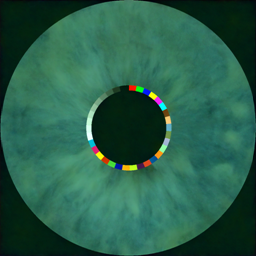
#> input picture iris/samples_4x512x512x3_0.png, 256 x 256 px; its folder holds only this picture in this run
$ python main.py
#> lines starting #> are read from the running program, lines starting #| are printed output that depends on the picture; after the words box and inside, x2 and y2 are one past the last pixel; in counts of white or black regions, pixels touching at a corner belong together
### merge.py
import cv2
import numpy as np

def process(input_path, output_path, file_name):

    # 可能出现的路径错误
    # try，有可能是空的路径
#> called with input_path = 'iris', output_path = 'out', file_name = 'samples_4x512x512x3_0.png'
    try:
        if input_path[-1] != '/': input_path += '/'
    except: pass
    try:
        if output_path[-1] != '/': output_path += '/'
    except: pass

    # 读取 虹膜 模板 瞳孔 需要平滑的区域
    iris = cv2.imread( input_path + file_name )
#> iris is the input picture: shape (256, 256, 3); mean B, G, R 74.2, 94.8, 40

    # print(iris)
    if iris is None: return # 非图片结束

    # 调整大小到 268 268
    iris = cv2.resize(iris, (268,268), interpolation=cv2.INTER_CUBIC)
#> iris: shape (268, 268, 3)

    template = cv2.imread('template.png', cv2.IMREAD_UNCHANGED) # channel=4
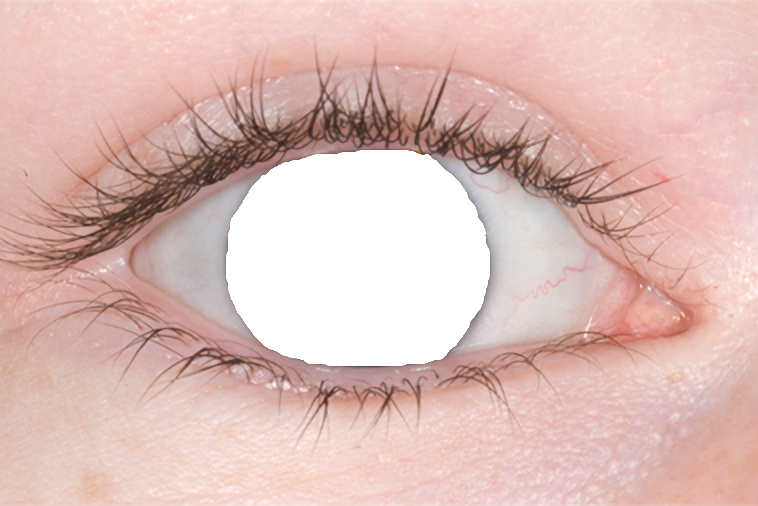
#> input picture template.png, 758 x 506 px
#> template is the input picture: shape (506, 758, 4); mean B, G, R, A 183.9, 189.6, 222.2, 223.3
    pupil = cv2.imread('pupil.png', cv2.IMREAD_UNCHANGED)
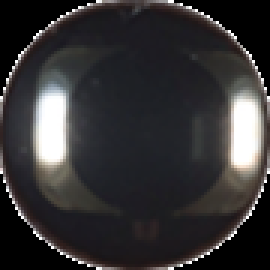
#> input picture pupil.png, 90 x 90 px (shown 3 times larger)
#> pupil is the input picture: shape (90, 90, 4); mean B, G, R, A 52.6, 51.3, 52.8, 204.8
    iris_mask = cv2.imread('iris_mask.png')
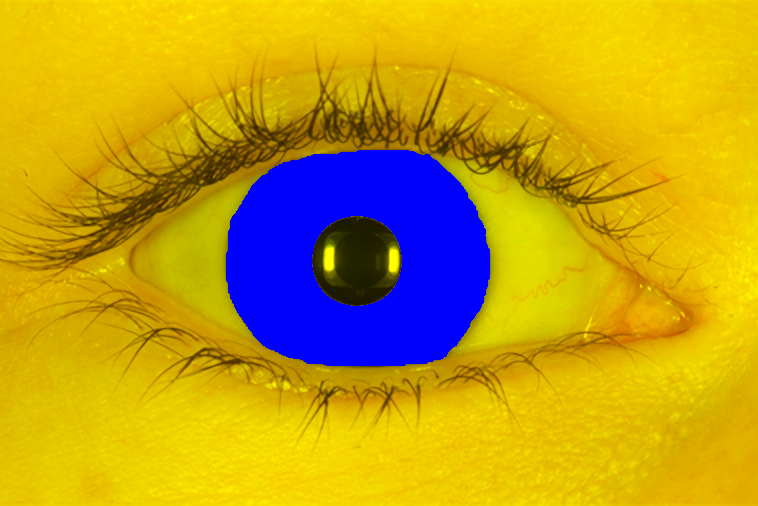
#> input picture iris_mask.png, 758 x 506 px
#> iris_mask is the input picture: shape (506, 758, 3); mean B, G, R 27.5, 158.8, 191.5

    # 虹膜替换透明区域
    # iris: x=261, y=357, r=134, sz=268
    index = np.where(template[:,:,3]<127)
#> index = 47656 positions, rows 150 to 365, columns 226 to 489
    template[index[0],index[1],:3] = \
                                   iris[index[0]-261+134,index[1]-357+134,:]

    # 瞳孔替换中心圆
    # pupil: x=261-45, y=357-45, r=45, sz=90
    index = np.where(pupil[:,:,3]>127)
#> index = 6504 positions, rows 0 to 89, columns 0 to 89
    template[index[0]+261-45,index[1]+357-45,:] = \
                                                pupil[index[0],index[1],:]

    template = template[:,:,:3]
#> template: shape (506, 758, 3)

    def blur(edge_size, blur_size): # blur_size must be odd number
        # 边缘和膨胀
#> called with edge_size = 10, blur_size = 5
        edge = cv2.Canny(iris_mask[:,:,0], 10, 70)
#> edge: shape (506, 758); 0.31% white in thin lines or dots, all inside (x1, y1, x2, y2) = (225, 149, 490, 367)

        kernel = np.ones( (edge_size, edge_size), dtype='uint8' )
        edge = cv2.dilate(edge, kernel, iterations=1)
#> edge: shape (506, 758); 3.4% white; 2 white regions, box (x1, y1, x2, y2) and area: (221, 145, 495, 372) 9542, (308, 212, 407, 311) 3512

        # 分开处理，去除高频信号
        r = cv2.GaussianBlur(template[:,:,0], (blur_size, blur_size), 0)
        g = cv2.GaussianBlur(template[:,:,1], (blur_size, blur_size), 0)
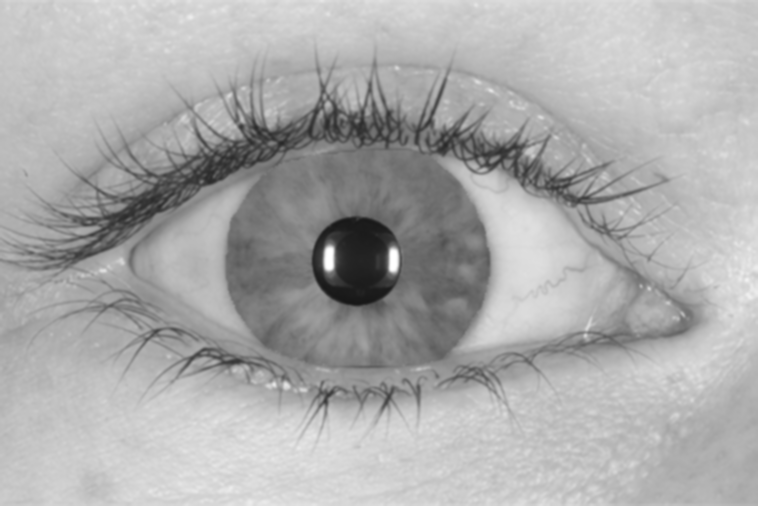
#> g: shape (506, 758); min 23, max 255, mean 171.8
        b = cv2.GaussianBlur(template[:,:,2], (blur_size, blur_size), 0)
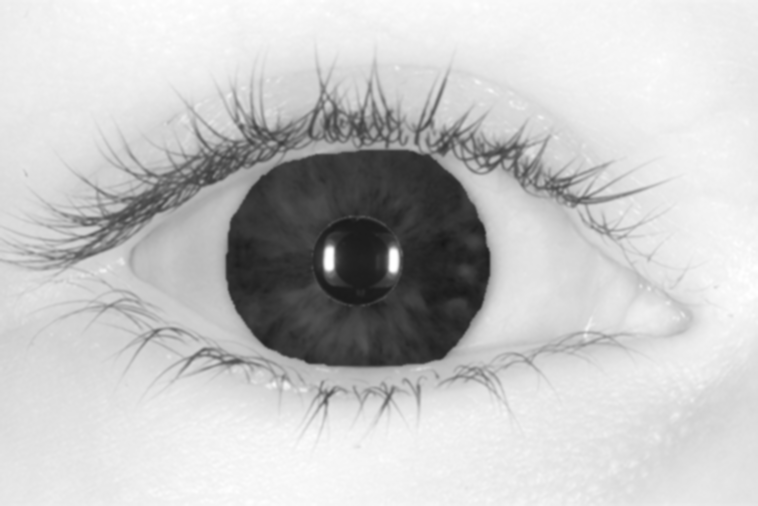
#> b: shape (506, 758); min 23, max 255, mean 197.2

        # 替换原始像素
        index = np.where(edge>127)
#> index = 13054 positions, rows 145 to 371, columns 221 to 494
        template[index[0],index[1],0] = r[index[0],index[1]]
#> template: shape (506, 758, 3); mean B, G, R 163.7, 171.8, 197.2
        template[index[0],index[1],1] = g[index[0],index[1]]
#> template: shape (506, 758, 3); mean B, G, R 163.7, 171.8, 197.2
        template[index[0],index[1],2] = b[index[0],index[1]]
#> template: shape (506, 758, 3); mean B, G, R 163.7, 171.8, 197.2

    blur(edge_size=10, blur_size=5)
    blur(edge_size=7, blur_size=7)
#> call 2 of blur, with edge_size = 7, blur_size = 7
#> in blur (call 2), `edge = cv2.dilate(edge, kernel, iterations=1)`:
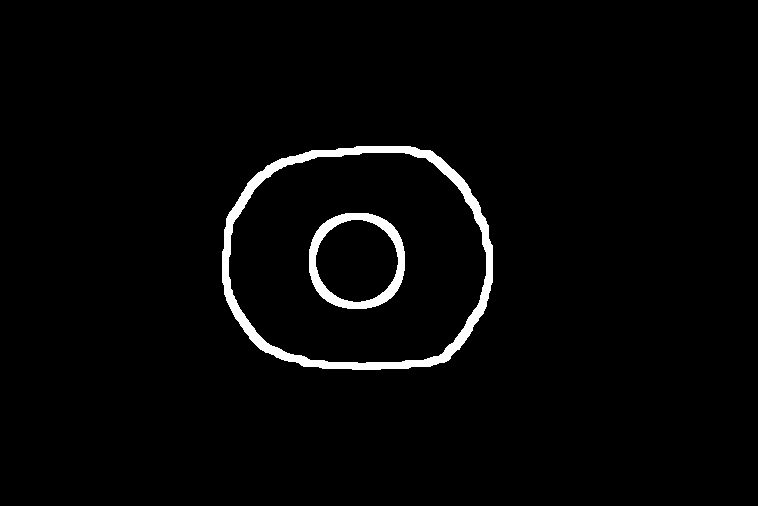
#> edge: shape (506, 758); 2.4% white; 2 white regions, box (x1, y1, x2, y2) and area: (222, 146, 493, 370) 6656, (309, 213, 405, 309) 2444
#> in blur (call 2), `index = np.where(edge>127)`: index = 9100 positions, rows 146 to 369, columns 222 to 492
#> in blur (call 2), `template[index[0],index[1],0] = r[index[0],index[1]]`: template: shape (506, 758, 3); mean B, G, R 163.7, 171.8, 197.2
#> in blur (call 2), `template[index[0],index[1],1] = g[index[0],index[1]]`: template: shape (506, 758, 3); mean B, G, R 163.7, 171.8, 197.2
#> in blur (call 2), `template[index[0],index[1],2] = b[index[0],index[1]]`: template: shape (506, 758, 3); mean B, G, R 163.7, 171.8, 197.2
    blur(edge_size=5, blur_size=9)
#> in blur (call 3), `edge = cv2.dilate(edge, kernel, iterations=1)`: edge: shape (506, 758); 1.7% white; 2 white regions, box (x1, y1, x2, y2) and area: (223, 147, 492, 369) 4728, (310, 214, 404, 308) 1732
#> in blur (call 3), `template[index[0],index[1],0] = r[index[0],index[1]]`: template: shape (506, 758, 3); mean B, G, R 163.7, 171.8, 197.2
#> in blur (call 3), `template[index[0],index[1],1] = g[index[0],index[1]]`: template: shape (506, 758, 3); mean B, G, R 163.7, 171.8, 197.2
#> in blur (call 3), `template[index[0],index[1],2] = b[index[0],index[1]]`: template: shape (506, 758, 3); mean B, G, R 163.7, 171.8, 197.2
    blur(edge_size=3, blur_size=13)
#> call 4 of blur, with edge_size = 3, blur_size = 13
#> in blur (call 4), `edge = cv2.dilate(edge, kernel, iterations=1)`:
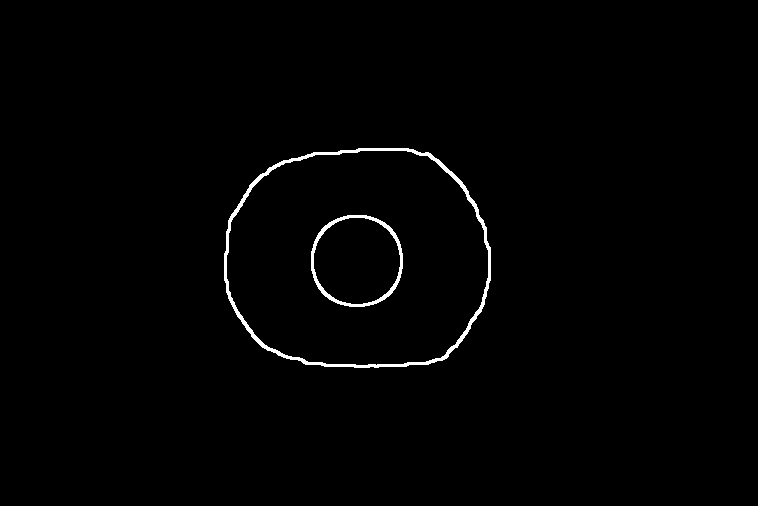
#> edge: shape (506, 758); 1% white; 2 white regions, box (x1, y1, x2, y2) and area: (224, 148, 491, 368) 2799, (311, 215, 403, 307) 1020
#> in blur (call 4), `index = np.where(edge>127)`: index = 3819 positions, rows 148 to 367, columns 224 to 490
#> in blur (call 4), `template[index[0],index[1],0] = r[index[0],index[1]]`: template: shape (506, 758, 3); mean B, G, R 163.7, 171.8, 197.2
#> in blur (call 4), `template[index[0],index[1],1] = g[index[0],index[1]]`: template: shape (506, 758, 3); mean B, G, R 163.7, 171.8, 197.2
#> in blur (call 4), `template[index[0],index[1],2] = b[index[0],index[1]]`: template: shape (506, 758, 3); mean B, G, R 163.7, 171.8, 197.2

    print('imwrite', output_path + file_name) # 提示一下
    cv2.imwrite( output_path + file_name, template )

# [10 lines that do not run on import are left out]

### main.py
import os
from merge import process

if __name__ == '__main__':

    file_path = 'iris'

    names = os.listdir(file_path)

    for name in names:
        if name == 'Thumbs.db': continue # 跳过缩略图数据库
        process(file_path, 'out', name)
        # print(name)
